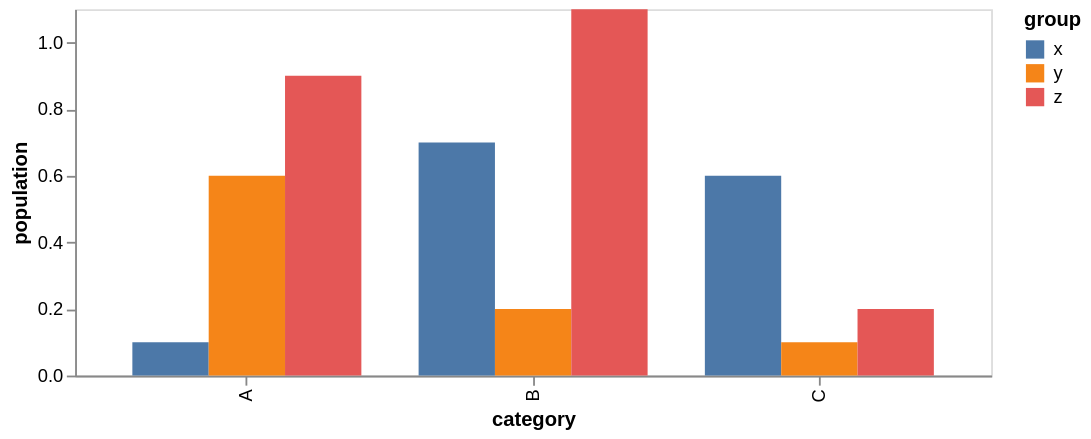

Here is the Vega-Lite specification saved for this chart:
### Vega specification from a JSON file in a GitHub repository (floating-point values rounded to 4 significant figures)
{"$schema": "https://vega.github.io/schema/vega/v5.json", "background": "white", "padding": 5, "width": 500, "height": 200, "style": "cell", "data": [{"name": "source_0", "values": [{"category": "A", "group": "x", "value": 0.1}, {"category": "A", "group": "y", "value": 0.6}, {"category": "A", "group": "z", "value": 0.9}, {"category": "B", "group": "x", "value": 0.7}, {"category": "B", "group": "y", "value": 0.2}, {"category": "B", "group": "z", "value": 1.1}, {"category": "C", "group": "x", "value": 0.6}, {"category": "C", "group": "y", "value": 0.1}, {"category": "C", "group": "z", "value": 0.2}]}, {"name": "data_0", "source": "source_0", "transform": [{"type": "stack", "groupby": ["category", "group"], "field": "value", "sort": {"field": [], "order": []}, "as": ["value_start", "value_end"], "offset": "zero"}, {"type": "filter", "expr": "isValid(datum[\"value\"]) && isFinite(+datum[\"value\"])"}]}], "marks": [{"name": "marks", "type": "rect", "style": ["bar"], "from": {"data": "data_0"}, "encode": {"update": {"fill": {"scale": "color", "field": "group"}, "ariaRoleDescription": {"value": "bar"}, "description": {"signal": "\"category: \" + (\"\" + datum[\"category\"]) + \"; value: \" + (!isValid(datum[\"value\"]) || !isFinite(+datum[\"value\"]) ? \"\" + datum[\"value\"] : format(datum[\"value\"], \"\")) + \"; group: \" + (\"\" + datum[\"group\"])"}, "x": {"scale": "x", "field": "category", "offset": {"scale": "xOffset", "field": "group"}}, "width": {"signal": "max(0.25, bandwidth('xOffset'))"}, "y": {"scale": "y", "field": "value_end"}, "y2": {"scale": "y", "field": "value_start"}}}}], "scales": [{"name": "x", "type": "band", "domain": {"data": "data_0", "field": "category", "sort": true}, "range": [0, {"signal": "width"}], "paddingInner": 0.2, "paddingOuter": 0.2}, {"name": "y", "type": "linear", "domain": {"data": "data_0", "fields": ["value_start", "value_end"]}, "range": [{"signal": "height"}, 0], "nice": true, "zero": true}, {"name": "xOffset", "type": "band", "domain": {"data": "data_0", "field": "group", "sort": true}, "range": [0, {"signal": "bandwidth('x')"}]}, {"name": "color", "type": "ordinal", "domain": {"data": "data_0", "field": "group", "sort": true}, "range": "category"}], "axes": [{"scale": "x", "orient": "bottom", "grid": false, "title": "category", "labelAlign": "right", "labelAngle": 270, "labelBaseline": "middle", "zindex": 0}, {"scale": "y", "orient": "left", "grid": false, "title": "population", "labelOverlap": true, "tickCount": {"signal": "ceil(height/40)"}, "zindex": 0}], "legends": [{"fill": "color", "symbolType": "square", "title": "group"}]}
